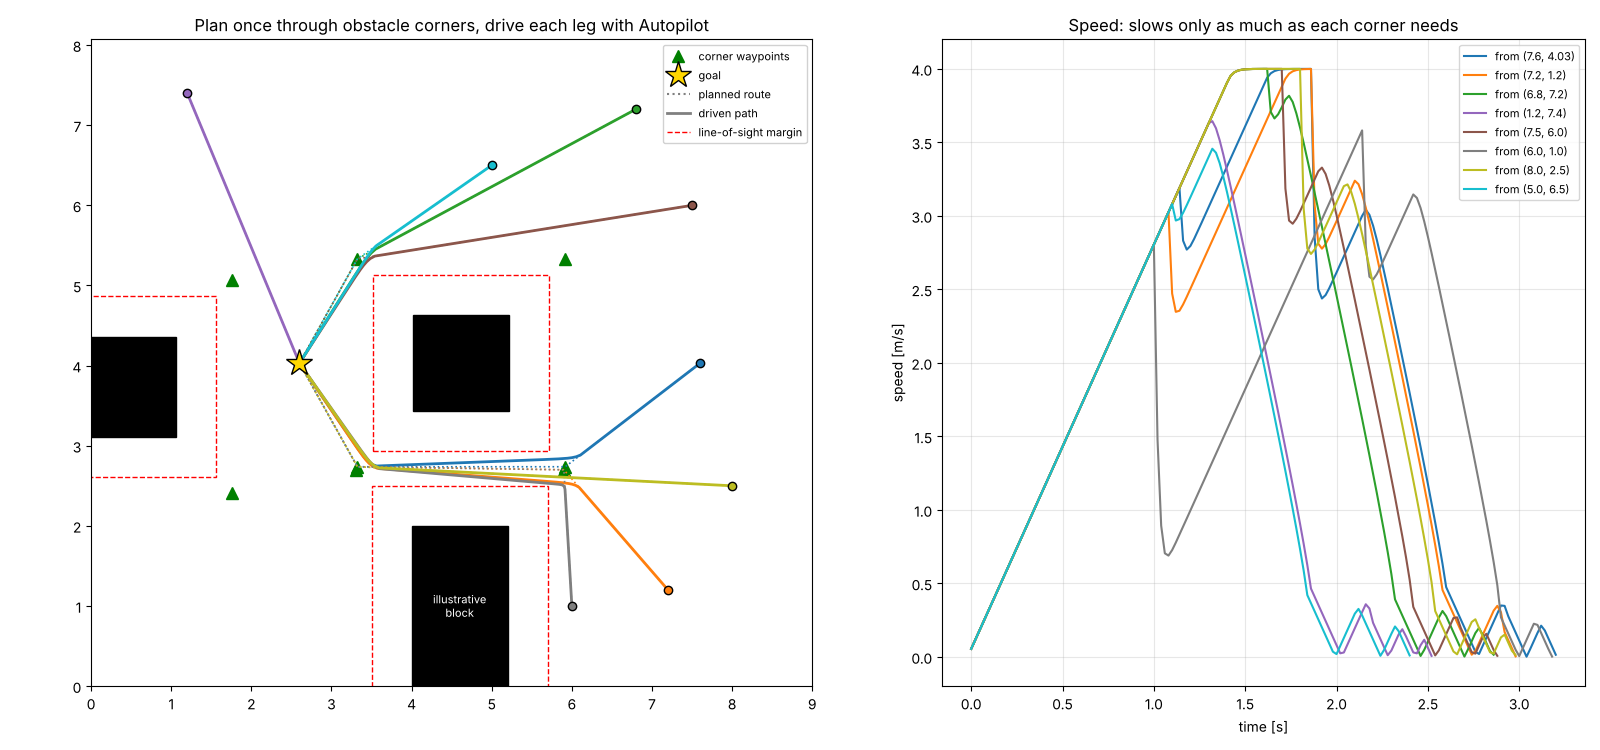

Here is the Python script that generated this plot:
"""
Corner-route demo: plan the shortest route through obstacle corners once (visibility graph +
Dijkstra), then drive it leg by leg with an Autopilot-style controller.

Run:  python3 tools/corner_route_demo/corner_route_demo.py
Out:  tools/corner_route_demo/corner_route_demo.png  (+ stats printed to stdout)

Units: metres, seconds. Blue-alliance coordinates. Obstacles are the hub and tower from
FieldConstants.kt plus one ILLUSTRATIVE block (not real field geometry) that makes a narrow gap.
The robot is a point with a first-order velocity lag; rotation, friction and noise are ignored.
"""

import math
from pathlib import Path

import matplotlib

matplotlib.use("Agg")
import matplotlib.pyplot as plt
import numpy as np

# ----------------------------------------------------------------------------- parameters
FIELD_X, FIELD_Y = 16.54, 8.07
ROBOT_RADIUS = 0.45  # bumper half-width [m]
CLEARANCE = 0.5  # line-of-sight margin: robot radius + 5 cm [m]
CORNER_OFFSET = 0.7  # corner waypoints sit this far out from the rectangle, on both axes [m]
SWITCH_DISTANCE = 0.3  # move on to the next leg this close to a corner [m]

V_MAX, ACCEL, JERK = 4.0, 5.5, 300.0  # Autopilot constraints (AlignToPose.kt) + top speed
LATERAL_ACCEL = 5.0  # sideways grip used for the corner speed [m/s^2]
DT, TAU = 0.02, 0.04  # loop period, drivetrain velocity lag [s]

HUB = (4.62041, 4.03463)
HUB_HALF = 1.194 / 2
RECTS = [  # (xmin, ymin, xmax, ymax)
    (HUB[0] - HUB_HALF, HUB[1] - HUB_HALF, HUB[0] + HUB_HALF, HUB[1] + HUB_HALF),  # hub
    (0.0, 3.113, 1.060, 4.363),  # tower (CLIMB_RECTANGLE)
    (4.0, 0.0, 5.2, 2.0),  # ILLUSTRATIVE block
]
GOAL = np.array([2.6, 4.03])
STARTS = [(7.6, 4.03), (7.2, 1.2), (6.8, 7.2), (1.2, 7.4), (7.5, 6.0), (6.0, 1.0), (8.0, 2.5),
          (5.0, 6.5)]


# ----------------------------------------------------------------------------- planner
def segment_hits_box(p, q, box, grow):
    """Liang-Barsky clipping: does segment p->q pass through `box` grown by `grow`?"""
    x0, y0, x1, y1 = box[0] - grow, box[1] - grow, box[2] + grow, box[3] + grow
    d = q - p
    t_enter, t_exit = 0.0, 1.0
    for denom, num in ((-d[0], p[0] - x0), (d[0], x1 - p[0]), (-d[1], p[1] - y0), (d[1], y1 - p[1])):
        if denom == 0:
            if num < 0:
                return False  # parallel to this edge and outside it
            continue
        t = num / denom
        if denom < 0:
            t_enter = max(t_enter, t)
        else:
            t_exit = min(t_exit, t)
        if t_enter > t_exit:
            return False
    return True


def is_clear(p, q):
    return not any(segment_hits_box(p, q, box, CLEARANCE) for box in RECTS)


def corner_waypoints():
    """Each rectangle's corners pushed out by CORNER_OFFSET, kept if inside the field and free."""
    out = []
    for x0, y0, x1, y1 in RECTS:
        for c in ((x0 - CORNER_OFFSET, y0 - CORNER_OFFSET), (x1 + CORNER_OFFSET, y0 - CORNER_OFFSET),
                  (x0 - CORNER_OFFSET, y1 + CORNER_OFFSET), (x1 + CORNER_OFFSET, y1 + CORNER_OFFSET)):
            c = np.array(c)
            in_field = CLEARANCE < c[0] < FIELD_X - CLEARANCE and CLEARANCE < c[1] < FIELD_Y - CLEARANCE
            free = not any(b[0] - CLEARANCE <= c[0] <= b[2] + CLEARANCE and
                           b[1] - CLEARANCE <= c[1] <= b[3] + CLEARANCE for b in RECTS)
            if in_field and free:
                out.append(c)
    return out


def plan(start, goal):
    """Shortest route start -> goal through visible corners (Dijkstra). Returns [start, ..., goal]."""
    nodes = [np.asarray(start, float), np.asarray(goal, float)] + corner_waypoints()
    dist = [math.inf] * len(nodes)
    prev = [None] * len(nodes)
    done = [False] * len(nodes)
    dist[0] = 0.0
    for _ in nodes:
        i = min((k for k in range(len(nodes)) if not done[k]), key=lambda k: dist[k])
        if dist[i] == math.inf or i == 1:
            break
        done[i] = True
        for j in range(len(nodes)):
            if not done[j] and is_clear(nodes[i], nodes[j]):
                d = dist[i] + np.linalg.norm(nodes[j] - nodes[i])
                if d < dist[j]:
                    dist[j], prev[j] = d, i
    if dist[1] == math.inf:
        return None
    route, i = [], 1
    while i is not None:
        route.append(nodes[i])
        i = prev[i]
    return route[::-1]


def corner_speed(before, corner, after):
    """Speed to carry through a corner: the robot rounds it on an arc of radius ~CORNER_OFFSET."""
    a, b = corner - before, after - corner
    turn = math.acos(np.clip(a @ b / np.linalg.norm(a) / np.linalg.norm(b), -1, 1))
    return min(V_MAX, math.sqrt(LATERAL_ACCEL * CORNER_OFFSET / max(math.tan(turn / 2), 1e-3)))


# ----------------------------------------------------------------------------- Autopilot model
X0 = ACCEL ** 3 / (18 * JERK ** 2)
V0 = (4.5 * X0 ** 2 * JERK) ** (1 / 3)


def profile(d):
    """APConstraints.calculateMaxVelocity: fastest speed that can still stop in distance d."""
    return math.sqrt(V0 ** 2 + 2 * ACCEL * (d - X0)) if d > X0 else (4.5 * d * d * JERK) ** (1 / 3)


def autopilot_step(p, v, target, end_speed):
    """Autopilot.calculate in beeline mode: speed = profile + end speed, and correct() keeps only
    the velocity component toward the target, raising it by at most ACCEL*DT."""
    d = np.linalg.norm(target - p)
    if d < 1e-9:
        return np.zeros(2)
    u = (target - p) / d
    goal_speed = min(V_MAX, profile(d) + end_speed)
    along = float(v @ u)
    return u * min(goal_speed, along + ACCEL * DT)


def bumper_clearance(p):
    boxes = [math.hypot(max(b[0] - p[0], 0, p[0] - b[2]), max(b[1] - p[1], 0, p[1] - b[3])) for b in RECTS]
    return min(boxes + [p[0], FIELD_X - p[0], p[1], FIELD_Y - p[1]]) - ROBOT_RADIUS


def simulate(start, t_max=10.0):
    route = plan(start, GOAL)
    legs = route[1:]
    ends = [corner_speed(route[i], route[i + 1], route[i + 2]) for i in range(len(route) - 2)] + [0.0]
    p, v, leg = np.array(start, float), np.zeros(2), 0
    log = {"t": [], "p": [p.copy()], "speed": [], "clear": []}
    for k in range(int(t_max / DT)):
        if leg < len(legs) - 1 and np.linalg.norm(legs[leg] - p) < SWITCH_DISTANCE:
            leg += 1
        command = autopilot_step(p, v, legs[leg], ends[leg])
        v += (command - v) * (DT / TAU)
        p = p + v * DT
        log["t"].append(k * DT)
        log["p"].append(p.copy())
        log["speed"].append(np.linalg.norm(v))
        log["clear"].append(bumper_clearance(p))
        if leg == len(legs) - 1 and np.linalg.norm(GOAL - p) < 0.01 and np.linalg.norm(v) < 0.02:
            break
    out = {k: np.array(val) for k, val in log.items()}
    out["route"], out["ends"] = route, ends
    return out


# ----------------------------------------------------------------------------- run + plot
def main():
    runs = [simulate(s) for s in STARTS]
    for s, r in zip(STARTS, runs):
        print(f"start {s}: {len(r['route']) - 2} corner(s), {r['t'][-1]:.2f} s, "
              f"final error {np.linalg.norm(GOAL - r['p'][-1]) * 100:.2f} cm, "
              f"min bumper clearance {r['clear'].min() * 100:.1f} cm")

    fig, (ax, ax2) = plt.subplots(1, 2, figsize=(16, 7.5), gridspec_kw={"width_ratios": [1.3, 1]})
    for b in RECTS:
        ax.add_patch(plt.Rectangle((b[0], b[1]), b[2] - b[0], b[3] - b[1], color="black"))
        ax.add_patch(plt.Rectangle((b[0] - CLEARANCE, b[1] - CLEARANCE), b[2] - b[0] + 2 * CLEARANCE,
                                   b[3] - b[1] + 2 * CLEARANCE, fill=False, ec="red", ls="--", lw=1))
    corners = np.array(corner_waypoints())
    ax.plot(corners[:, 0], corners[:, 1], "^", color="green", ms=9, label="corner waypoints")
    colors = plt.cm.tab10(np.linspace(0, 1, len(runs)))
    for r, c in zip(runs, colors):
        route = np.array(r["route"])
        ax.plot(route[:, 0], route[:, 1], ":", color=c, lw=1.2)
        ax.plot(r["p"][:, 0], r["p"][:, 1], color=c, lw=2)
        ax.plot(*r["p"][0], "o", color=c, mec="black")
    ax.plot(*GOAL, "*", color="gold", ms=20, mec="black", label="goal")
    ax.plot([], [], ":", color="gray", label="planned route")
    ax.plot([], [], color="gray", lw=2, label="driven path")
    ax.plot([], [], "r--", lw=1, label="line-of-sight margin")
    ax.text(4.6, 1.0, "illustrative\nblock", color="white", ha="center", va="center", fontsize=8)
    ax.set_xlim(0, 9.0)
    ax.set_ylim(0, FIELD_Y)
    ax.set_aspect("equal")
    ax.set_title("Plan once through obstacle corners, drive each leg with Autopilot")
    ax.legend(loc="upper right", fontsize=8, framealpha=0.9)

    for r, c, s in zip(runs, colors, STARTS):
        ax2.plot(r["t"], r["speed"], color=c, label=f"from {s}")
    ax2.set_xlabel("time [s]")
    ax2.set_ylabel("speed [m/s]")
    ax2.set_title("Speed: slows only as much as each corner needs")
    ax2.grid(alpha=0.3)
    ax2.legend(fontsize=8)

    fig.tight_layout()
    out = Path(__file__).with_suffix(".png")
    fig.savefig(out, dpi=100)
    print(f"saved {out}")


if __name__ == "__main__":
    main()
